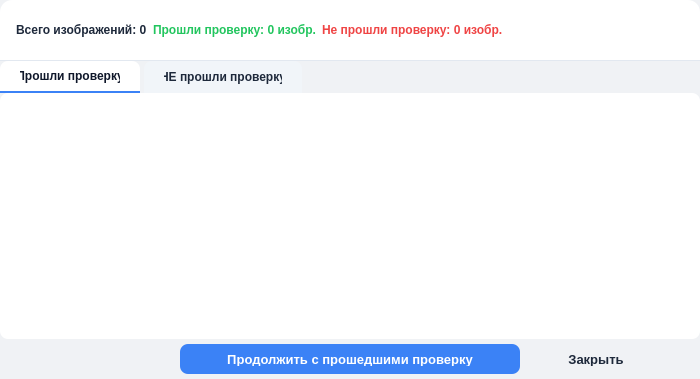
<?xml version="1.0" encoding="UTF-8"?>
<ui version="4.0">
 <class>Dialog</class>
 <widget class="QDialog" name="Dialog">
  <property name="windowModality">
   <enum>Qt::WindowModal</enum>
  </property>
  <property name="geometry">
   <rect>
    <x>0</x>
    <y>0</y>
    <width>700</width>
    <height>379</height>
   </rect>
  </property>
  <property name="sizePolicy">
   <sizepolicy hsizetype="Preferred" vsizetype="Preferred">
    <horstretch>0</horstretch>
    <verstretch>0</verstretch>
   </sizepolicy>
  </property>
  <property name="minimumSize">
   <size>
    <width>700</width>
    <height>0</height>
   </size>
  </property>
  <property name="maximumSize">
   <size>
    <width>16777215</width>
    <height>16777215</height>
   </size>
  </property>
  <property name="windowTitle">
   <string>Результаты проверки качества</string>
  </property>
  <property name="styleSheet">
   <string notr="true">
    QDialog {
        background-color: #f0f2f5;
        font-family: 'Segoe UI', 'Microsoft YaHei', sans-serif;
    }
    QLabel {
        color: #1e293b;
        font-size: 12px;
        font-weight: 500;
    }
    QFrame#frame {
        background-color: white;
        border-bottom: 1px solid #e2e8f0;
        border-top-left-radius: 12px;
        border-top-right-radius: 12px;
    }
    QTabWidget::pane {
        background-color: white;
        border: none;
        border-radius: 12px;
    }
    QTabWidget::tab-bar {
        alignment: left;
    }
    QTabBar::tab {
        background-color: #f1f5f9;
        color: #1e293b;
        padding: 8px 20px;
        margin-right: 4px;
        border-top-left-radius: 8px;
        border-top-right-radius: 8px;
        font-weight: 500;
    }
    QTabBar::tab:selected {
        background-color: white;
        border-bottom: 2px solid #3b82f6;
        color: #0f172a;
    }
    QTabBar::tab:hover:!selected {
        background-color: #e2e8f0;
    }
    QTableView {
        background-color: white;
        border: none;
        border-radius: 8px;
        alternate-background-color: #f8fafc;
        selection-background-color: #e0f2fe;
        selection-color: #0f172a;
        gridline-color: #e2e8f0;
        font-size: 12px;
    }
    QHeaderView::section {
        background-color: #f8fafc;
        color: #0f172a;
        padding: 6px;
        border: none;
        border-bottom: 1px solid #e2e8f0;
        font-weight: 600;
    }
    QPushButton {
        background-color: transparent;
        border: none;
        border-radius: 8px;
        padding: 8px 16px;
        font-size: 13px;
        font-weight: 500;
        color: #1e293b;
        min-width: 80px;
    }
    QPushButton:hover {
        background-color: #e2e8f0;
    }
    QPushButton:pressed {
        background-color: #cbd5e1;
    }
    QPushButton#btn_acceptChanges {
        background-color: #3b82f6;
        color: white;
    }
    QPushButton#btn_acceptChanges:hover {
        background-color: #2563eb;
    }
    QPushButton#btn_Close {
        background-color: transparent;
        color: #1e293b;
    }
    QPushButton#btn_Close:hover {
        background-color: #fee2e2;
        color: #dc2626;
    }
   </string>
  </property>
  <layout class="QVBoxLayout" name="verticalLayout">
   <property name="spacing">
    <number>0</number>
   </property>
   <property name="leftMargin">
    <number>0</number>
   </property>
   <property name="topMargin">
    <number>0</number>
   </property>
   <property name="rightMargin">
    <number>0</number>
   </property>
   <property name="bottomMargin">
    <number>0</number>
   </property>
   <item>
    <widget class="QFrame" name="frame">
     <property name="minimumSize">
      <size>
       <width>0</width>
       <height>61</height>
      </size>
     </property>
     <property name="maximumSize">
      <size>
       <width>16777215</width>
       <height>61</height>
      </size>
     </property>
     <property name="frameShape">
      <enum>QFrame::StyledPanel</enum>
     </property>
     <property name="frameShadow">
      <enum>QFrame::Raised</enum>
     </property>
     <layout class="QHBoxLayout" name="horizontalLayout">
      <property name="leftMargin">
       <number>16</number>
      </property>
      <property name="topMargin">
       <number>12</number>
      </property>
      <property name="rightMargin">
       <number>16</number>
      </property>
      <property name="bottomMargin">
       <number>12</number>
      </property>
      <item>
       <widget class="QLabel" name="all_images_label">
        <property name="font">
         <font>
          <pointsize>10</pointsize>
          <bold>true</bold>
         </font>
        </property>
        <property name="text">
         <string>Всего изображений: 0</string>
        </property>
       </widget>
      </item>
      <item>
       <widget class="QLabel" name="passed_label">
        <property name="font">
         <font>
          <pointsize>10</pointsize>
          <bold>true</bold>
         </font>
        </property>
        <property name="styleSheet">
         <string notr="true">color: #22c55e;</string>
        </property>
        <property name="text">
         <string>Прошли проверку: 0 изобр.</string>
        </property>
       </widget>
      </item>
      <item>
       <widget class="QLabel" name="failed_label">
        <property name="font">
         <font>
          <pointsize>10</pointsize>
          <bold>true</bold>
         </font>
        </property>
        <property name="styleSheet">
         <string notr="true">color: #ef4444;</string>
        </property>
        <property name="text">
         <string>Не прошли проверку: 0 изобр.</string>
        </property>
        <property name="textFormat">
         <enum>Qt::PlainText</enum>
        </property>
       </widget>
      </item>
      <item>
       <spacer name="horizontalSpacer">
        <property name="orientation">
         <enum>Qt::Horizontal</enum>
        </property>
        <property name="sizeHint" stdset="0">
         <size>
          <width>40</width>
          <height>20</height>
         </size>
        </property>
       </spacer>
      </item>
     </layout>
    </widget>
   </item>
   <item>
    <widget class="QTabWidget" name="tabWidget">
     <property name="minimumSize">
      <size>
       <width>0</width>
       <height>250</height>
      </size>
     </property>
     <property name="currentIndex">
      <number>0</number>
     </property>
     <widget class="QWidget" name="tab">
      <attribute name="title">
       <string>Прошли проверку</string>
      </attribute>
      <layout class="QVBoxLayout" name="verticalLayout_3">
       <property name="spacing">
        <number>0</number>
       </property>
       <property name="leftMargin">
        <number>0</number>
       </property>
       <property name="topMargin">
        <number>0</number>
       </property>
       <property name="rightMargin">
        <number>0</number>
       </property>
       <property name="bottomMargin">
        <number>0</number>
       </property>
       <item>
        <widget class="QTableView" name="tableView_passed"/>
       </item>
      </layout>
     </widget>
     <widget class="QWidget" name="tab_2">
      <attribute name="title">
       <string>НЕ прошли проверку</string>
      </attribute>
      <layout class="QVBoxLayout" name="verticalLayout_2">
       <property name="spacing">
        <number>0</number>
       </property>
       <property name="leftMargin">
        <number>0</number>
       </property>
       <property name="topMargin">
        <number>0</number>
       </property>
       <property name="rightMargin">
        <number>0</number>
       </property>
       <property name="bottomMargin">
        <number>0</number>
       </property>
       <item>
        <widget class="QTableView" name="tableView_failed"/>
       </item>
      </layout>
     </widget>
    </widget>
   </item>
   <item>
    <widget class="QWidget" name="widget" native="true">
     <property name="minimumSize">
      <size>
       <width>0</width>
       <height>40</height>
      </size>
     </property>
     <widget class="QPushButton" name="btn_acceptChanges">
      <property name="geometry">
       <rect>
        <x>180</x>
        <y>5</y>
        <width>340</width>
        <height>30</height>
       </rect>
      </property>
      <property name="font">
       <font>
        <bold>true</bold>
       </font>
      </property>
      <property name="text">
       <string>Продолжить с прошедшими проверку</string>
      </property>
     </widget>
     <widget class="QPushButton" name="btn_Close">
      <property name="geometry">
       <rect>
        <x>540</x>
        <y>5</y>
        <width>90</width>
        <height>30</height>
       </rect>
      </property>
      <property name="text">
       <string>Закрыть</string>
      </property>
     </widget>
    </widget>
   </item>
  </layout>
 </widget>
 <resources/>
 <connections/>
</ui>
